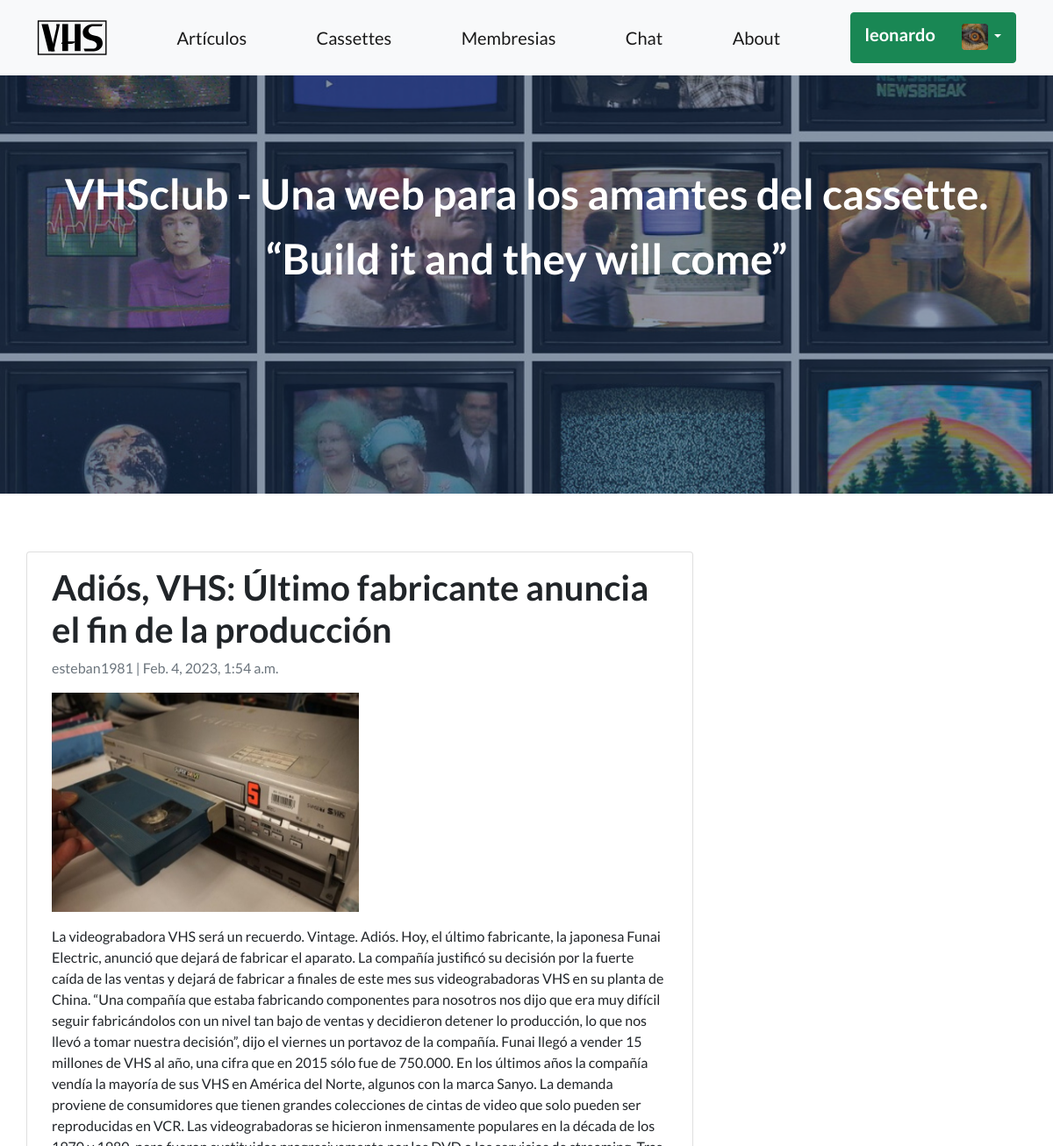
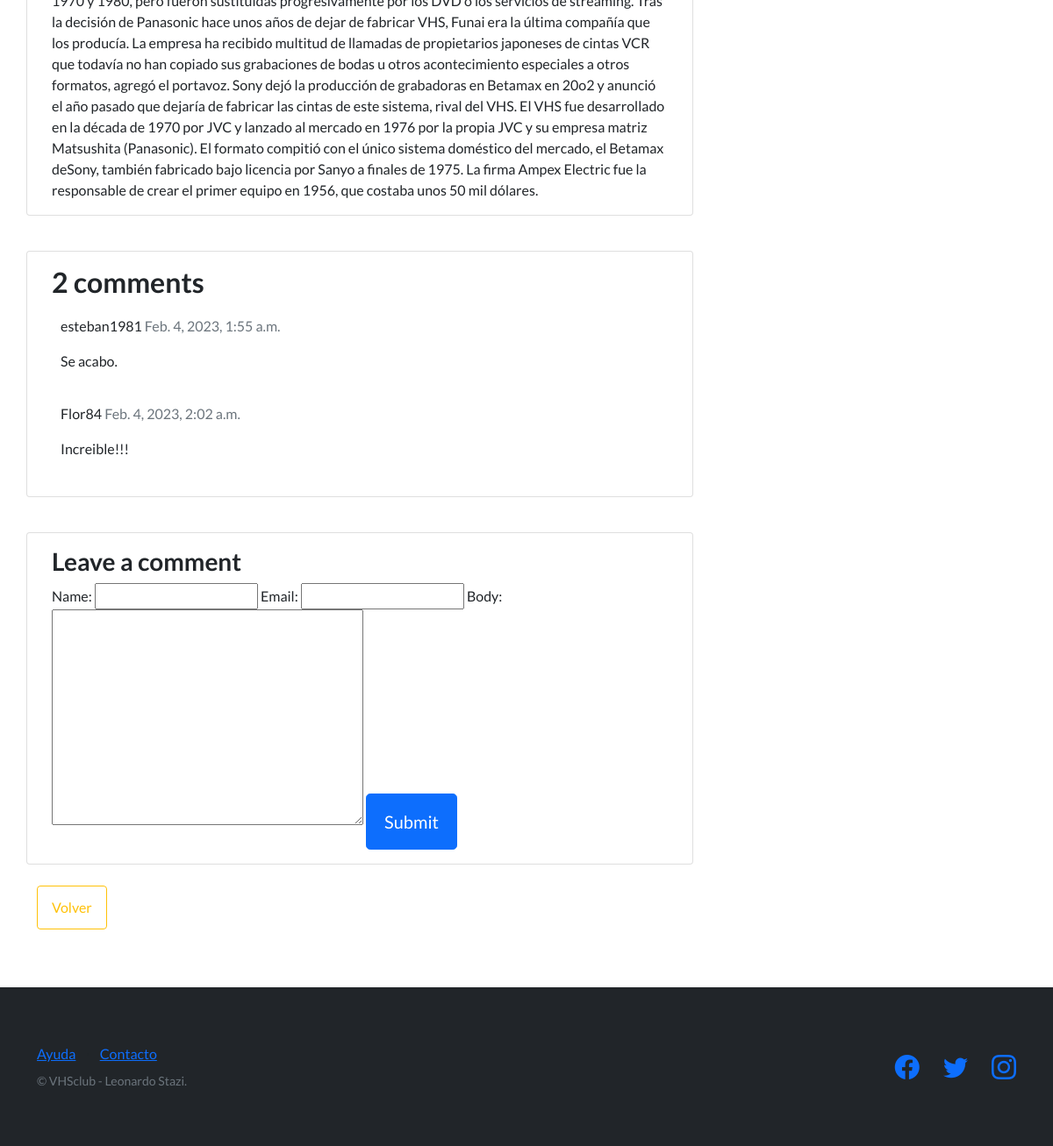
Screenshot of /post/adios-vhs/ (signed in) with the database file from the repository (2 pictures, top to bottom).
### vhsApp/models.py (models this page shows, shortened)
class Avatar(models.Model):
    user = models.OneToOneField(User, on_delete=models.CASCADE, null=True)
    imagen = models.ImageField(upload_to='avatares', null=True, blank=True)

### post/models.py (models this page shows, shortened)
class Post(models.Model):
    title = models.CharField(max_length=200, unique=True)
    slug = models.SlugField(max_length=200, unique=True)
    author = models.ForeignKey(User, on_delete= models.CASCADE,related_name='blog_posts')
    updated_on = models.DateTimeField(auto_now= True)
    content = models.TextField()
    created_on = models.DateTimeField(auto_now_add=True)
    status = models.IntegerField(choices=STATUS, default=1)
    image = models.ImageField(upload_to='uploads/', blank=True, null=True)
    class Meta:
        ordering = ['-created_on']

class Comment(models.Model):
    post = models.ForeignKey(Post,on_delete=models.CASCADE,related_name='comments')
    name = models.CharField(max_length=80)
    email = models.EmailField()
    body = models.TextField()
    created_on = models.DateTimeField(auto_now_add=True)
    active = models.BooleanField(default=True)
    class Meta:
        ordering = ['created_on']

### post/views.py (the view)
# urls.py: path('<slug:slug>/', views.post_detail, name='post_detail'),
def post_detail(request, slug):
    post = get_object_or_404(Post, slug=slug)
    comments = post.comments.filter(active=True)
    new_comment = None
    if request.method == 'POST':
        comment_form = CommentForm(data=request.POST)
        if comment_form.is_valid():
            new_comment = comment_form.save(commit=False)
            new_comment.post = post
            new_comment.save()
    else:
        comment_form = CommentForm()
    return render(
        request,
        template_name='post/post_detail.html',
        context={'post': post,
        'comments': comments,
        'new_comment': new_comment,
        'comment_form': comment_form}
        )

### post/forms.py
class CommentForm(forms.ModelForm):
    class Meta:
        model = Comment
        fields = ('name', 'email', 'body')

### post/templates/post/post_detail.html (shortened to what this page needs)
{% extends "vhsApp/base.html" %}
{% load static %}
{% block background %}{% static 'post/assets/articulos.jpeg' %}{% endblock %}
{% block contenidoVarios %}
  <div class="container">
    <div class="row">
      <div class="col-md-8 card mb-4  mt-3 left  top">
        <div class="card-body">
          <h1>{% block title %} {{ post.title }} {% endblock title %}</h1>
          <p class=" text-muted">{{ post.author }} | {{ post.created_on }}</p>
          {% if post.image %}
            <figure class="image mb-6">
              <img src="{{ post.image.url }}" width="350" height="250">
            </figure>
          {% endif %}
          <p class="card-text ">{{ post.content | safe }}</p>
        </div>
      </div>
      <div class="col-md-8 card mb-4  mt-3 ">
        <div class="card-body">
          <h2>{{ comments.count }} comments</h2>
          {% for comment in comments %}
          <div class="comments" style="padding: 10px;">
            <p class="font-weight-bold">
              {{ comment.name }}
              <span class=" text-muted font-weight-normal">
                {{ comment.created_on }}
              </span>
            </p>
            {{ comment.body | linebreaks }}
          </div>
          {% endfor %}
        </div>
      </div>
      <div class="col-md-8 card mb-4  mt-3 ">
        <div class="card-body">
          {% if new_comment %}
          <div class="alert alert-success" role="alert">
            Gracias por dejarnos tu comentario!!
          </div>
          {% else %}
          <h3>Leave a comment</h3>
          <form method="post" class="form-group row-md-4">
            {{ comment_form.as_table }}
            <button type="submit" class="btn btn-primary  btn-lg">Submit</button>
          </form>
          {% endif %}
        </div>
      </div>
    </div>
      <a href="{% url 'post_list' %}">
      <button class="btn btn-outline-warning mb-3">Volver</button>
      </a>
  </div>
{% endblock contenidoVarios %}

### vhsApp/templates/vhsApp/base.html (shortened to what this page needs)
<!DOCTYPE html>
<html lang="en">
    <head>
        {% load static %}
        <link href="https://cdn.jsdelivr.net/npm/bootstrap-icons@1.5.0/font/bootstrap-icons.css"
rel="stylesheet" type="text/css" />
        <link href="{% static 'vhsApp/css/styles.css' %}" rel="stylesheet" />
    </head>
    <body>
        <nav class="navbar navbar-light bg-light fixed-top">
            <div class="container">
                <a class="navbar-brand" href="{% url 'inicio' %}">
                    <img src="{% static 'vhsApp/assets/brand/VHS-Logo.svg' %}" width="80" height="60" class="d-inline-block align-top" alt="">
                </a>
                <a class="navbar-brand" href="{% url 'post_list' %}">Artículos</a>
                <a class="navbar-brand" href="{% url 'listar_cassettes' %}">Cassettes</a>
                <a class="navbar-brand" href="{% url 'listar_membresias' %}">Membresias</a>
                <a class="navbar-brand" href="{% url 'room_list' %}">Chat</a>
                <a class="navbar-brand" href="{% url 'about' %}">About</a>
                {% if user.is_authenticated %}
                <div class="dropdown">
                    <button class="btn btn-success dropdown-toggle" type="button" id="dropdownMenuButton1" data-bs-toggle="dropdown" aria-expanded="false">
                        <div style="display: inline-flex;">
                            <span style="padding: 0px 30px 0px 0px;"><h5>{{ user.username }}</h5></span>
                            <div>
                                <img src="{{ user.avatar.imagen.url }}" class="rounded mx-auto d-block" style="width:30px;"/>
                            </div>
                        </div>
                    </button>
                  </div>
                </div>
                {% else %}
                <a class="btn btn-success" href="{% url 'login' %}">Iniciar sesión</a>
                <a class="btn btn-info" href="{% url 'registro' %}">Registrate</a>
                {% endif %}
        </nav>
        <header class="masthead"
            style="background-image: url('{% block background %}{% endblock background %}')">
            <div class="container position-relative">
                <div class="row justify-content-center">
                    <div class="col-x2-6">
                        <div class="text-center text-white">
                            <h1 class="mb-5">VHSclub - Una web para los amantes del cassette.<p></p><p>“Build it and they will come”</p></h1>
                        </div>
                    </div>
                </div>
            </div>
        </header>
        <section style="padding:50px 20px;">
            {% block contenidoVarios %}
            {% endblock contenidoVarios %}
        </section>
        <footer class="footer bg-dark">
            <div class="container">
                <div class="row">
                    <div class="col-lg-6 h-100 text-center text-lg-start my-auto">
                        <ul class="list-inline mb-2">
                            <li class="list-inline-item"><a href="#!">Ayuda</a></li>
                            <li class="list-inline-item">⋅</li>
                            <li class="list-inline-item"><a href="#!">Contacto</a></li>
                        </ul>
                        <p class="text-muted small mb-4 mb-lg-0">&copy; VHSclub - Leonardo Stazi.</p>
                    </div>
                    <div class="col-lg-6 h-100 text-center text-lg-end my-auto">
                        <ul class="list-inline mb-0">
                            <li class="list-inline-item me-4">
                                <a href="#!"><i class="bi-facebook fs-3"></i></a>
                            </li>
                            <li class="list-inline-item me-4">
                                <a href="#!"><i class="bi-twitter fs-3"></i></a>
                            </li>
                            <li class="list-inline-item">
                                <a href="#!"><i class="bi-instagram fs-3"></i></a>
                            </li>
                        </ul>
                    </div>
                </div>
            </div>
        </footer>
    </body>
</html>

### rows the page displays
Post: title "Adiós, VHS: Último fabricante anuncia el fin de la producción", author "esteban1981", created_on "Feb. 4, 2023, 1:54 a.m.", image (picture), content "La videograbadora VHS será un recuerdo. Vintage. Adiós. Hoy, el último fabricante, la japonesa Funai Electric, anunció que dejará de fabricar el aparato. La compañía justificó su decisión por la fuerte caída de las ventas y dejará de fabricar a finales de este mes sus videograbadoras VHS en su planta de China. “Una compañía que estaba fabricando componentes para nosotros nos dijo que era muy difícil seguir fabricándolos con un nivel tan bajo de ventas y decidieron detener lo producción, lo que nos llevó a tomar nuestra decisión”, dijo el viernes un portavoz de la compañía. Funai llegó a vender 15 millones de VHS al año, una cifra que en 2015 sólo fue de 750.000. En los últimos años la…"
Comment: name "esteban1981", created_on "Feb. 4, 2023, 1:55 a.m.", body "Se acabo."
Comment: name "Flor84", created_on "Feb. 4, 2023, 2:02 a.m.", body "Increible!!!"

### other values shown
{{ user.username }} "leonardo"
{{ comments.count }} "2"
